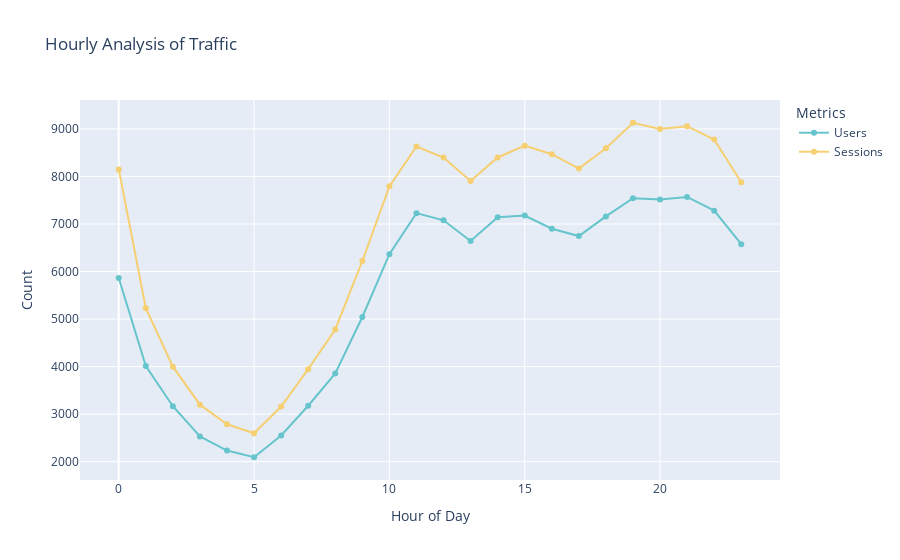

The code cell stored with this chart in its notebook:
### Markdown cell above
##### | Temporal Distribution of Session - Hourly/Daily/Weekly Analysis |

### Code cell
# Creating a Function to generate the graphs based on user input
def generate_temporal_analysis(data, analysis_type):
    if analysis_type == 'Hourly':
        data['Hour'] = data['Date + hour (YYYYMMDDHH)'].dt.hour
        hourly_data = data.groupby('Hour').agg({'Users': 'sum', 'Sessions': 'sum'}).reset_index()
        
        fig = go.Figure()
        fig.add_trace(go.Scatter(x=hourly_data['Hour'], y=hourly_data['Users'], mode='lines+markers', name='Users', line=dict(color='rgb(102,197,204)')))
        fig.add_trace(go.Scatter(x=hourly_data['Hour'], y=hourly_data['Sessions'], mode='lines+markers', name='Sessions', line=dict(color='rgb(246,207,113)')))
        
        fig.update_layout(title='Hourly Analysis of Traffic', xaxis_title='Hour of Day', yaxis_title='Count', legend_title='Metrics')
        
    elif analysis_type == 'Daily':
        data['Date'] = data['Date + hour (YYYYMMDDHH)'].dt.date
        daily_data = data.groupby('Date').agg({'Users': 'sum', 'Sessions': 'sum'}).reset_index()
        
        fig = go.Figure()
        fig.add_trace(go.Scatter(x=daily_data['Date'], y=daily_data['Users'], mode='lines+markers', name='Users', line=dict(color='rgb(102,197,204)')))
        fig.add_trace(go.Scatter(x=daily_data['Date'], y=daily_data['Sessions'], mode='lines+markers', name='Sessions', line=dict(color='rgb(246,207,113)')))
        
        fig.update_layout(title='Daily Analysis of Traffic', xaxis_title='Date', yaxis_title='Count', legend_title='Metrics')
        

    elif analysis_type == 'Day of the Week':
        data['Day of Week'] = data['Date + hour (YYYYMMDDHH)'].dt.day_name()
        day_of_week_data = data.groupby('Day of Week').agg({'Users': 'sum', 'Sessions': 'sum'}).reindex([
            'Monday', 'Tuesday', 'Wednesday', 'Thursday', 'Friday', 'Saturday', 'Sunday'
        ]).reset_index()
        
        fig = go.Figure()
        fig.add_trace(go.Bar(x=day_of_week_data['Day of Week'], y=day_of_week_data['Users'], name='Users', marker_color='rgb(102,197,204)'))
        fig.add_trace(go.Bar(x=day_of_week_data['Day of Week'], y=day_of_week_data['Sessions'], name='Sessions', marker_color='rgb(246,207,113)'))
        
        fig.update_layout(title='Seasonal Trends: Traffic by Day of Week', xaxis_title='Day of Week', yaxis_title='Count', legend_title='Metrics', barmode='group')
    
    else:
        raise ValueError("Invalid analysis type. Choose from 'Hourly', 'Daily', or 'Day of the Week'.")
    
    fig.show()

# User input for analysis type
analysis_type = input("Enter the analysis type (Hourly, Daily, Day of the Week): ")
generate_temporal_analysis(data, analysis_type)

### Figure 1 — Plotly figure (JSON) as saved in the notebook; plotly's stock layout.template omitted (floating-point values rounded to 4 significant figures)
{"data": [{"line": {"color": "rgb(102,197,204)"}, "mode": "lines+markers", "name": "Users", "type": "scatter", "x": [0, 1, 2, 3, 4, 5, 6, 7, 8, 9, 10, 11, 12, 13, 14, 15, 16, 17, 18, 19, 20, 21, 22, 23], "y": [5864, 4011, 3167, 2531, 2234, 2093, 2551, 3176, 3855, 5043, 6365, 7228, 7077, 6640, 7142, 7178, 6899, 6745, 7159, 7543, 7517, 7568, 7280, 6574]}, {"line": {"color": "rgb(246,207,113)"}, "mode": "lines+markers", "name": "Sessions", "type": "scatter", "x": [0, 1, 2, 3, 4, 5, 6, 7, 8, 9, 10, 11, 12, 13, 14, 15, 16, 17, 18, 19, 20, 21, 22, 23], "y": [8148, 5228, 3999, 3199, 2786, 2598, 3161, 3946, 4781, 6221, 7791, 8629, 8398, 7905, 8399, 8647, 8467, 8165, 8593, 9129, 8996, 9056, 8777, 7876]}], "layout": {"autosize": true, "legend": {"title": {"text": "Metrics"}}, "title": {"text": "Hourly Analysis of Traffic"}, "xaxis": {"autorange": true, "range": [-1.398, 24.4], "title": {"text": "Hour of Day"}, "type": "linear"}, "yaxis": {"autorange": true, "range": [1512.0, 9710.0], "title": {"text": "Count"}, "type": "linear"}}}
